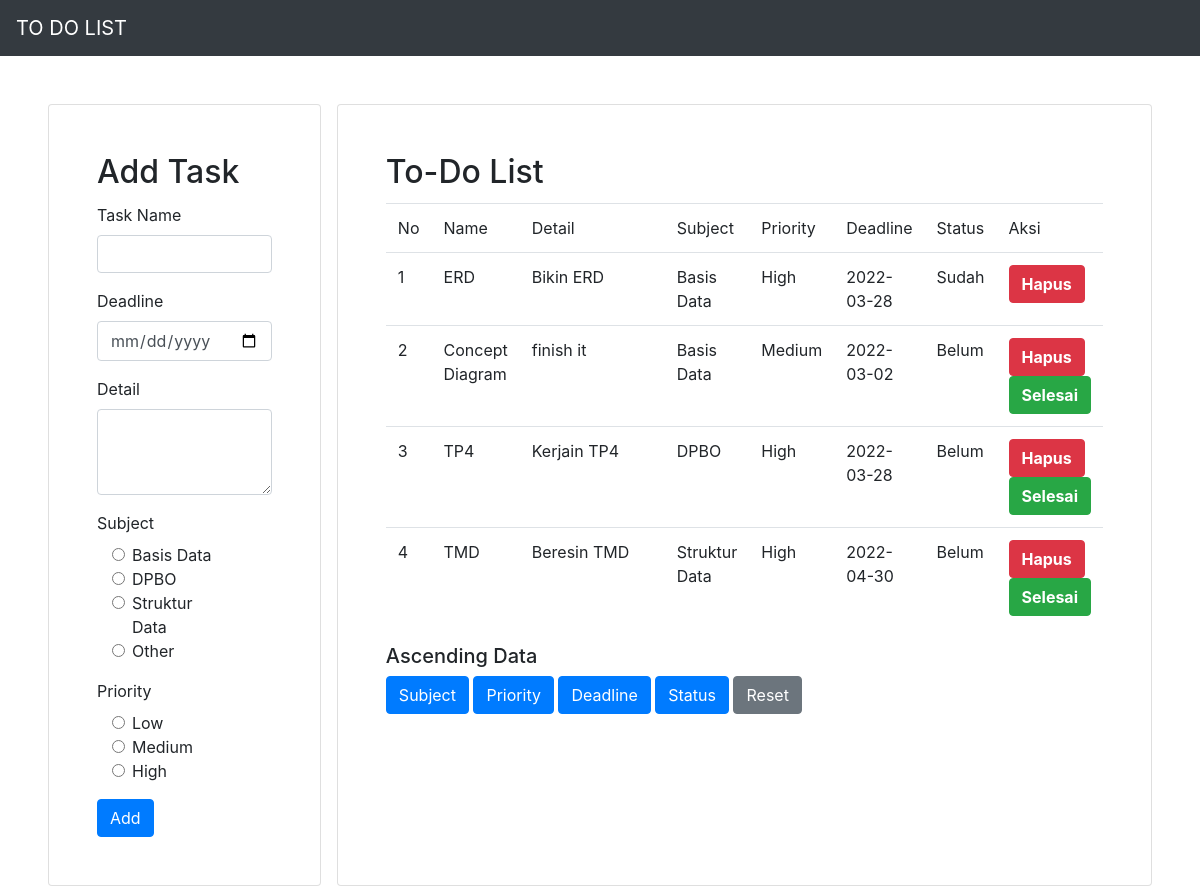
Screenshot of /index.php?asc=subject_td with the database file from the repository.
### tables this page shows
CREATE TABLE `tb_to_do` (
  `id` int(10) NOT NULL,
  `name_td` varchar(255) NOT NULL,
  `details_td` text NOT NULL,
  `subject_td` varchar(255) NOT NULL,
  `priority_td` varchar(255) NOT NULL,
  `deadline_td` date NOT NULL,
  `status_td` varchar(255) NOT NULL
);

### conf.php (called while the page is built)
<?php
$db_host = "localhost";
$db_user = "root";
$db_password = "";
$db_name = "db_task";
?>

### DB.php (called while the page is built, shortened)
<?php
class DB{
	var $db_host = '';
	var $db_user = '';
	var $db_password = '';
	var $db_name = '';
	var $db_link = '';
	var $result = 0;
	function DB($db_host='', $db_user='', $db_password='', $db_name=''){
		$this->db_host = $db_host;
		$this->db_user = $db_user;
		$this->db_password = $db_password;
		$this->db_name = $db_name;
	}
	function open(){
		$this->db_link = mysqli_connect($this->db_host, $this->db_user, $this->db_password, $this->db_name);
	}
	function execute($query=""){
		$this->result = mysqli_query($this->db_link, $query);
		return $this->result;
	}
	function getResult(){
		return mysqli_fetch_array($this->result);
	}
}
?>

### Task.php (called while the page is built, shortened)
<?php
class Task extends DB{
	function ascendData($what){
		if($what == 'priority_td'){
			$query = "SELECT * FROM tb_to_do ORDER BY
					CASE
						WHEN priority_td = 'High' THEN '3'
						WHEN priority_td = 'Medium' THEN '2'
						WHEN priority_td = 'Low' THEN '1'
					END ASC";
		}else{
			$query = "SELECT * FROM tb_to_do
					ORDER BY $what ASC";
		}
		return $this->execute($query);
	}
}
?>

### index.php (the view, shortened to what this page needs)
<?php
include("conf.php");
include("DB.php");
include("Task.php");
$otask = new Task($db_host, $db_user, $db_password, $db_name);
$otask->open();
$otask->getTask();
$data = null;
$no = 1;
if(isset($_GET['asc'])){
	$otask->ascendData($_GET['asc']);
}
while (list($id, $tname, $tdetails, $tsubject, $tpriority, $tdeadline, $tstatus) = $otask->getResult()) {
	if($tstatus == "Sudah"){
		$data .= "<tr>
		<td>" . $no . "</td>
		<td>" . $tname . "</td>
		<td>" . $tdetails . "</td>
		<td>" . $tsubject . "</td>
		<td>" . $tpriority . "</td>
		<td>" . $tdeadline . "</td>
		<td>" . $tstatus . "</td>
		<td>
		<button class='btn btn-danger'><a href='index.php?id_hapus=" . $id . "' style='color: white; font-weight: bold;'>Hapus</a></button>
		</td>
		</tr>";
		$no++;
	}
	else{
		$data .= "<tr>
		<td>" . $no . "</td>
		<td>" . $tname . "</td>
		<td>" . $tdetails . "</td>
		<td>" . $tsubject . "</td>
		<td>" . $tpriority . "</td>
		<td>" . $tdeadline . "</td>
		<td>" . $tstatus . "</td>
		<td>
		<button class='btn btn-danger'><a href='index.php?id_hapus=" . $id . "' style='color: white; font-weight: bold;'>Hapus</a></button>
		<button class='btn btn-success' ><a href='index.php?id_status=" . $id .  "' style='color: white; font-weight: bold;'>Selesai</a></button>
		</td>
		</tr>";
		$no++;
	}
}

### rows the page displays
tb_to_do: name_td "ERD", details_td "Bikin ERD", subject_td "Basis Data", priority_td "High", deadline_td "2022-03-28", status_td "Sudah"
tb_to_do: name_td "Concept Diagram", details_td "finish it", subject_td "Basis Data", priority_td "Medium", deadline_td "2022-03-02", status_td "Belum"
tb_to_do: name_td "TP4", details_td "Kerjain TP4", subject_td "DPBO", priority_td "High", deadline_td "2022-03-28", status_td "Belum"
tb_to_do: name_td "TMD", details_td "Beresin TMD", subject_td "Struktur Data", priority_td "High", deadline_td "2022-04-30", status_td "Belum"
